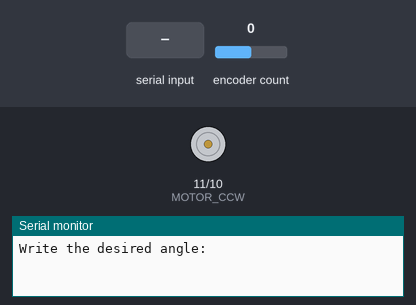
Simulated run of this sketch. Board: Arduino Uno, built with avr-gcc and run on an emulated ATmega328P. On the bench: motor-driver pin pairs drawn as motors (green arrow = first pin HIGH = forward, orange = second pin HIGH = backward, longer = more drive, scaled by the enable pin), the last lines printed to the serial monitor. The test bench sets the inputs (shaded band); at power-on: encoder count 0.

Above: at 1.2 s.
1.3 s: "90,45\n" received over Serial
2.8 s: encoder count set to 1
At 3.2 s:
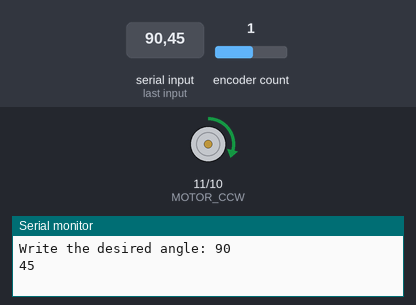
4.3 s: encoder count set to 5
At 4.9 s:
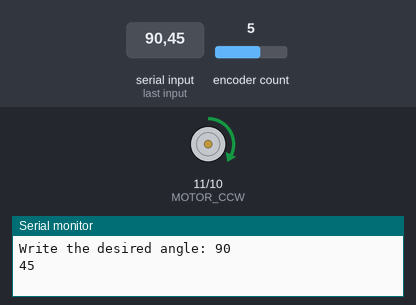
5.8 s: "5\n" received over Serial
At 7.0 s:
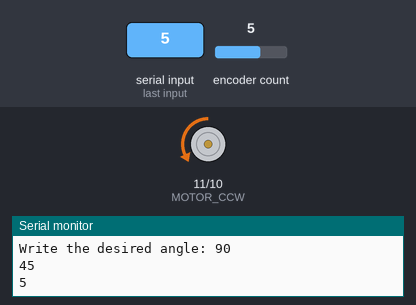
7.3 s: "30,150\n" received over Serial
At 8.4 s:
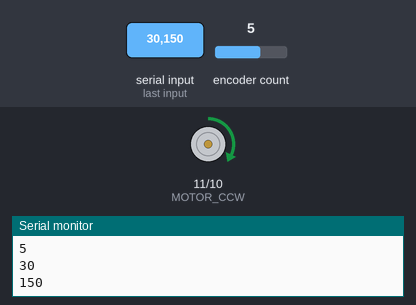
Timing chart, 0 to 9.8 s (numbered marks = the images above; inputs shaded):
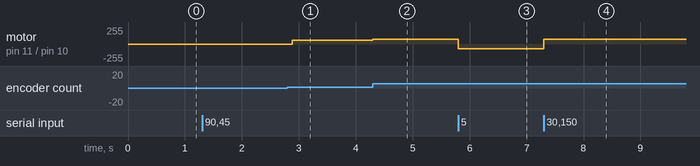

Measured:
- after the input at 2.8 s, motor on pin 11 (MOTOR_CCW) / pin 10 (MOTOR_CW): stopped → forward 58/255 after 0.09 s
- after the input at 4.3 s, motor on pin 11 (MOTOR_CCW) / pin 10 (MOTOR_CW): forward 58/255 → forward 70/255 at once
- after the input at 5.8 s, motor on pin 11 (MOTOR_CCW) / pin 10 (MOTOR_CW): forward 70/255 → backward 70/255 at once
- after the input at 7.3 s, motor on pin 11 (MOTOR_CCW) / pin 10 (MOTOR_CW): backward 70/255 → forward 70/255 at once

The sketch:

Group_7.ino
```cpp
#define ENCODER_A 2
#define ENCODER_B 3 // Encoder output to Arduino Interrupt pin ncoderPinB
#define MOTOR_CCW 11
#define MOTOR_CW 10
#define enA 9
#include <Encoder.h>
#include <PIDController.h>

float encoder_count; // stores the current encoder count
float tick_to_deg1;
int motor_pwm_value;
int userInput;

PIDController pid;
Encoder myEnc(ENCODER_B, ENCODER_A);

/*******functions******/
void forward(){ // move motor FORWARD
  digitalWrite(MOTOR_CW, HIGH);
  digitalWrite(MOTOR_CCW, LOW);
  }

void reverse(){ //move motor BACKWARDS
  digitalWrite(MOTOR_CW, LOW);
  digitalWrite(MOTOR_CCW, HIGH);
  }

 void get_user_input(){
  userInput = Serial.parseFloat();
  Serial.read();    // get the ENTER char from the serial
  Serial.println(userInput);
}

float tick_to_deg(long tick){
  return tick*360.0/440.0;
}

/*******setup *******/
void setup() {
  Serial.begin(9600);
  pinMode(enA, OUTPUT);
  pinMode(MOTOR_CW, OUTPUT);
  pinMode(MOTOR_CCW, OUTPUT);

  pid.begin(); // Initialize the PID controller
  pid.limit(-255, 255); // The PID output can be limited to values between -255 to 255
  pid.tune(8.7,2,0.62); // Set PID parameters

 Serial.print("Write the desired angle: ");
  }

void loop() {
 if (Serial.available()>0){ // Wait for User to Input Data
     get_user_input();
    }
  encoder_count = myEnc.read();
  tick_to_deg1 = tick_to_deg(encoder_count);
  while (abs(tick_to_deg1)>360){
    if (tick_to_deg1<0)
        tick_to_deg1=tick_to_deg1+360;
    else
        tick_to_deg1=tick_to_deg1-360;
  }

  motor_pwm_value = float(pid.compute(tick_to_deg1));  //compute the PWM value for the motor based on current angle

   // calculate motor direction
  if (tick_to_deg1 <userInput ){
    reverse();
  }
  else {
   forward();
  }
  // send PWM value to motor
  analogWrite(enA, abs(motor_pwm_value));
 delay(1);
  }
```
